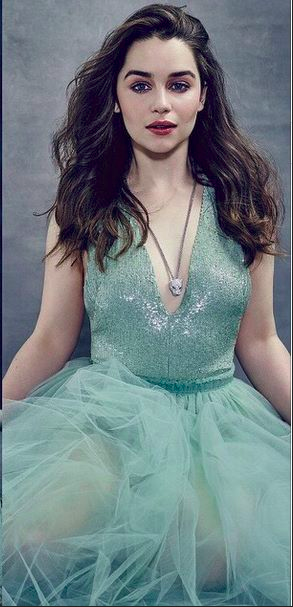
#> input picture emilia.png, 293 x 607 px
$ python france.py   (Python 2 division)
#> lines starting #> are read from the running program, lines starting #| are printed output that depends on the picture
from PIL import Image
from PIL import ImageEnhance

img_location = raw_input(" Image's Name : ")
#> the answer given: emilia.png

tracked_image = Image.open(img_location)
#> tracked_image is the input picture: PIL image 293x607 RGB; mean R, G, B 112.9, 126.7, 130.2

main_height = tracked_image.size[1]
#> main_height = 607

main_width = tracked_image.size[0]
#> main_width = 293

tracked_image = tracked_image.convert("RGB")

france_flag = Image.new("RGB", [main_height, main_width], (255, 255, 255, 255))
#> france_flag: PIL image 607x293 RGB; every value is 255

flag_division = []
for sections in range(0, main_height, int(main_height/3)):
    flag_division.append(sections)
#> after the loop, flag_division = [0, 202, 404, 606]

flag_division.append(flag_division[2]+int(main_height/3))

flag_colors = [(0, 0, 128), (245, 245, 245), (255, 0, 0)]

add_colors = france_flag.load()

for g in range(0, 3):
    for i in range(main_width):
        for t in range(flag_division[g], flag_division[g+1]):
            add_colors[t, i] = flag_colors[g]

france_flag = france_flag.rotate(270)
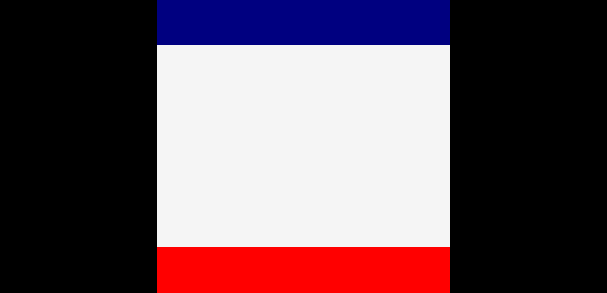
#> france_flag: PIL image 607x293 RGB; mean R, G, B 100.9, 81.5, 91

enhancer = ImageEnhance.Color(tracked_image)

tracked_image = enhancer.enhance(1.4)

#> (the run stopped early here; a loop or call above may not have finished)
